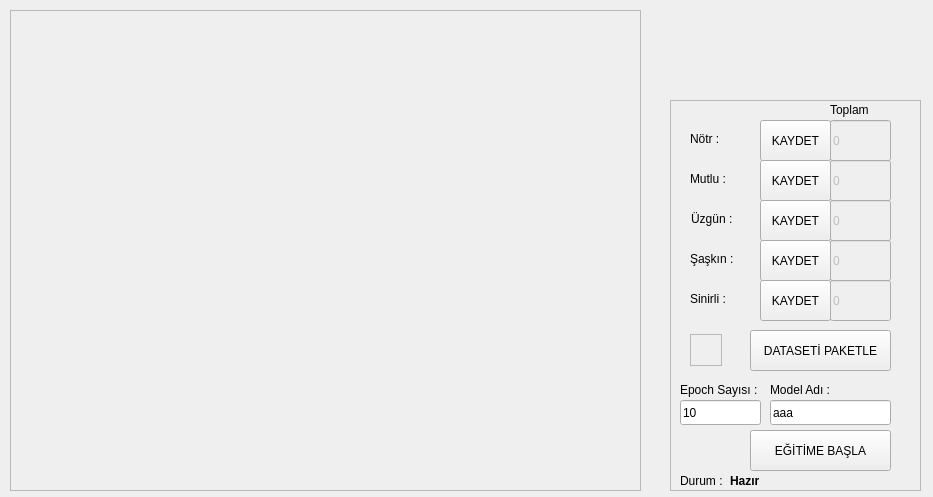
<?xml version="1.0" encoding="UTF-8"?>
<ui version="4.0">
 <class>Form</class>
 <widget class="QWidget" name="Form">
  <property name="windowModality">
   <enum>Qt::WindowModal</enum>
  </property>
  <property name="geometry">
   <rect>
    <x>0</x>
    <y>0</y>
    <width>933</width>
    <height>497</height>
   </rect>
  </property>
  <property name="windowTitle">
   <string>Deep Facial Emotion Detector</string>
  </property>
  <widget class="QFrame" name="frame">
   <property name="geometry">
    <rect>
     <x>10</x>
     <y>10</y>
     <width>631</width>
     <height>481</height>
    </rect>
   </property>
   <property name="frameShape">
    <enum>QFrame::StyledPanel</enum>
   </property>
   <property name="frameShadow">
    <enum>QFrame::Raised</enum>
   </property>
  </widget>
  <widget class="QLineEdit" name="modelAdi">
   <property name="geometry">
    <rect>
     <x>770</x>
     <y>400</y>
     <width>121</width>
     <height>25</height>
    </rect>
   </property>
   <property name="text">
    <string>aaa</string>
   </property>
  </widget>
  <widget class="QLineEdit" name="epochNumber">
   <property name="geometry">
    <rect>
     <x>680</x>
     <y>400</y>
     <width>81</width>
     <height>25</height>
    </rect>
   </property>
   <property name="text">
    <string>10</string>
   </property>
  </widget>
  <widget class="QLabel" name="label_5">
   <property name="geometry">
    <rect>
     <x>830</x>
     <y>100</y>
     <width>61</width>
     <height>20</height>
    </rect>
   </property>
   <property name="text">
    <string>Toplam</string>
   </property>
  </widget>
  <widget class="QLineEdit" name="lineEdit2">
   <property name="enabled">
    <bool>false</bool>
   </property>
   <property name="geometry">
    <rect>
     <x>830</x>
     <y>160</y>
     <width>61</width>
     <height>41</height>
    </rect>
   </property>
   <property name="text">
    <string>0</string>
   </property>
  </widget>
  <widget class="QPushButton" name="btnChange5">
   <property name="geometry">
    <rect>
     <x>760</x>
     <y>280</y>
     <width>71</width>
     <height>41</height>
    </rect>
   </property>
   <property name="text">
    <string>KAYDET</string>
   </property>
  </widget>
  <widget class="QLabel" name="label_2">
   <property name="geometry">
    <rect>
     <x>690</x>
     <y>170</y>
     <width>66</width>
     <height>17</height>
    </rect>
   </property>
   <property name="text">
    <string>Mutlu :</string>
   </property>
  </widget>
  <widget class="QLabel" name="label_7">
   <property name="geometry">
    <rect>
     <x>690</x>
     <y>290</y>
     <width>66</width>
     <height>17</height>
    </rect>
   </property>
   <property name="text">
    <string>Sinirli :</string>
   </property>
  </widget>
  <widget class="QPushButton" name="btnChange4">
   <property name="geometry">
    <rect>
     <x>760</x>
     <y>240</y>
     <width>71</width>
     <height>41</height>
    </rect>
   </property>
   <property name="text">
    <string>KAYDET</string>
   </property>
  </widget>
  <widget class="QFrame" name="frame2">
   <property name="geometry">
    <rect>
     <x>690</x>
     <y>334</y>
     <width>32</width>
     <height>32</height>
    </rect>
   </property>
   <property name="frameShape">
    <enum>QFrame::StyledPanel</enum>
   </property>
   <property name="frameShadow">
    <enum>QFrame::Raised</enum>
   </property>
  </widget>
  <widget class="QLabel" name="label_9">
   <property name="geometry">
    <rect>
     <x>770</x>
     <y>380</y>
     <width>121</width>
     <height>20</height>
    </rect>
   </property>
   <property name="text">
    <string>Model Adı :</string>
   </property>
  </widget>
  <widget class="QPushButton" name="btnChange1">
   <property name="enabled">
    <bool>true</bool>
   </property>
   <property name="geometry">
    <rect>
     <x>760</x>
     <y>120</y>
     <width>71</width>
     <height>41</height>
    </rect>
   </property>
   <property name="text">
    <string>KAYDET</string>
   </property>
  </widget>
  <widget class="QLineEdit" name="lineEdit5">
   <property name="enabled">
    <bool>false</bool>
   </property>
   <property name="geometry">
    <rect>
     <x>830</x>
     <y>280</y>
     <width>61</width>
     <height>41</height>
    </rect>
   </property>
   <property name="text">
    <string>0</string>
   </property>
  </widget>
  <widget class="QLabel" name="labelProcess">
   <property name="geometry">
    <rect>
     <x>730</x>
     <y>471</y>
     <width>191</width>
     <height>20</height>
    </rect>
   </property>
   <property name="font">
    <font>
     <weight>75</weight>
     <bold>true</bold>
    </font>
   </property>
   <property name="autoFillBackground">
    <bool>false</bool>
   </property>
   <property name="text">
    <string>Hazır</string>
   </property>
  </widget>
  <widget class="QLineEdit" name="lineEdit1">
   <property name="enabled">
    <bool>false</bool>
   </property>
   <property name="geometry">
    <rect>
     <x>830</x>
     <y>120</y>
     <width>61</width>
     <height>41</height>
    </rect>
   </property>
   <property name="text">
    <string>0</string>
   </property>
  </widget>
  <widget class="QLabel" name="label_8">
   <property name="geometry">
    <rect>
     <x>680</x>
     <y>380</y>
     <width>81</width>
     <height>20</height>
    </rect>
   </property>
   <property name="text">
    <string>Epoch Sayısı :</string>
   </property>
  </widget>
  <widget class="QPushButton" name="btnChange2">
   <property name="geometry">
    <rect>
     <x>760</x>
     <y>160</y>
     <width>71</width>
     <height>41</height>
    </rect>
   </property>
   <property name="text">
    <string>KAYDET</string>
   </property>
  </widget>
  <widget class="QLabel" name="label_3">
   <property name="geometry">
    <rect>
     <x>690</x>
     <y>130</y>
     <width>66</width>
     <height>17</height>
    </rect>
   </property>
   <property name="text">
    <string>Nötr :</string>
   </property>
  </widget>
  <widget class="QLineEdit" name="lineEdit3">
   <property name="enabled">
    <bool>false</bool>
   </property>
   <property name="geometry">
    <rect>
     <x>830</x>
     <y>200</y>
     <width>61</width>
     <height>41</height>
    </rect>
   </property>
   <property name="text">
    <string>0</string>
   </property>
  </widget>
  <widget class="QLabel" name="label">
   <property name="geometry">
    <rect>
     <x>691</x>
     <y>210</y>
     <width>60</width>
     <height>17</height>
    </rect>
   </property>
   <property name="text">
    <string>Üzgün :</string>
   </property>
  </widget>
  <widget class="QPushButton" name="buttonPaketle">
   <property name="geometry">
    <rect>
     <x>750</x>
     <y>330</y>
     <width>141</width>
     <height>41</height>
    </rect>
   </property>
   <property name="text">
    <string>DATASETİ PAKETLE</string>
   </property>
  </widget>
  <widget class="QLineEdit" name="lineEdit4">
   <property name="enabled">
    <bool>false</bool>
   </property>
   <property name="geometry">
    <rect>
     <x>830</x>
     <y>240</y>
     <width>61</width>
     <height>41</height>
    </rect>
   </property>
   <property name="text">
    <string>0</string>
   </property>
  </widget>
  <widget class="QPushButton" name="buttonEgitimBaslat">
   <property name="geometry">
    <rect>
     <x>750</x>
     <y>430</y>
     <width>141</width>
     <height>41</height>
    </rect>
   </property>
   <property name="text">
    <string>EĞİTİME BAŞLA</string>
   </property>
  </widget>
  <widget class="QLabel" name="label_4">
   <property name="geometry">
    <rect>
     <x>690</x>
     <y>250</y>
     <width>66</width>
     <height>17</height>
    </rect>
   </property>
   <property name="text">
    <string>Şaşkın :</string>
   </property>
  </widget>
  <widget class="QPushButton" name="btnChange3">
   <property name="geometry">
    <rect>
     <x>760</x>
     <y>200</y>
     <width>71</width>
     <height>41</height>
    </rect>
   </property>
   <property name="text">
    <string>KAYDET</string>
   </property>
  </widget>
  <widget class="QLabel" name="label_6">
   <property name="geometry">
    <rect>
     <x>680</x>
     <y>470</y>
     <width>51</width>
     <height>21</height>
    </rect>
   </property>
   <property name="text">
    <string>Durum :</string>
   </property>
  </widget>
  <widget class="QLabel" name="label_10">
   <property name="geometry">
    <rect>
     <x>650</x>
     <y>20</y>
     <width>271</width>
     <height>71</height>
    </rect>
   </property>
   <property name="maximumSize">
    <size>
     <width>99999</width>
     <height>99999</height>
    </size>
   </property>
   <property name="text">
    <string/>
   </property>
   <property name="pixmap">
    <pixmap>torch.png</pixmap>
   </property>
   <property name="scaledContents">
    <bool>true</bool>
   </property>
  </widget>
  <widget class="QLabel" name="duygular">
   <property name="enabled">
    <bool>true</bool>
   </property>
   <property name="geometry">
    <rect>
     <x>670</x>
     <y>100</y>
     <width>251</width>
     <height>391</height>
    </rect>
   </property>
   <property name="autoFillBackground">
    <bool>true</bool>
   </property>
   <property name="frameShape">
    <enum>QFrame::StyledPanel</enum>
   </property>
   <property name="frameShadow">
    <enum>QFrame::Plain</enum>
   </property>
   <property name="text">
    <string/>
   </property>
   <property name="scaledContents">
    <bool>true</bool>
   </property>
  </widget>
  <widget class="QLabel" name="label_11">
   <property name="enabled">
    <bool>true</bool>
   </property>
   <property name="geometry">
    <rect>
     <x>650</x>
     <y>0</y>
     <width>301</width>
     <height>501</height>
    </rect>
   </property>
   <property name="frameShape">
    <enum>QFrame::NoFrame</enum>
   </property>
   <property name="frameShadow">
    <enum>QFrame::Plain</enum>
   </property>
   <property name="text">
    <string/>
   </property>
   <property name="pixmap">
    <pixmap>torchback.png</pixmap>
   </property>
   <property name="scaledContents">
    <bool>true</bool>
   </property>
  </widget>
  <zorder>label_11</zorder>
  <zorder>duygular</zorder>
  <zorder>frame</zorder>
  <zorder>modelAdi</zorder>
  <zorder>epochNumber</zorder>
  <zorder>label_5</zorder>
  <zorder>lineEdit2</zorder>
  <zorder>btnChange5</zorder>
  <zorder>label_2</zorder>
  <zorder>label_7</zorder>
  <zorder>btnChange4</zorder>
  <zorder>frame2</zorder>
  <zorder>label_9</zorder>
  <zorder>btnChange1</zorder>
  <zorder>lineEdit5</zorder>
  <zorder>labelProcess</zorder>
  <zorder>lineEdit1</zorder>
  <zorder>label_8</zorder>
  <zorder>btnChange2</zorder>
  <zorder>label_3</zorder>
  <zorder>lineEdit3</zorder>
  <zorder>label</zorder>
  <zorder>buttonPaketle</zorder>
  <zorder>lineEdit4</zorder>
  <zorder>buttonEgitimBaslat</zorder>
  <zorder>label_4</zorder>
  <zorder>btnChange3</zorder>
  <zorder>label_6</zorder>
  <zorder>label_10</zorder>
 </widget>
 <resources/>
 <connections/>
</ui>
